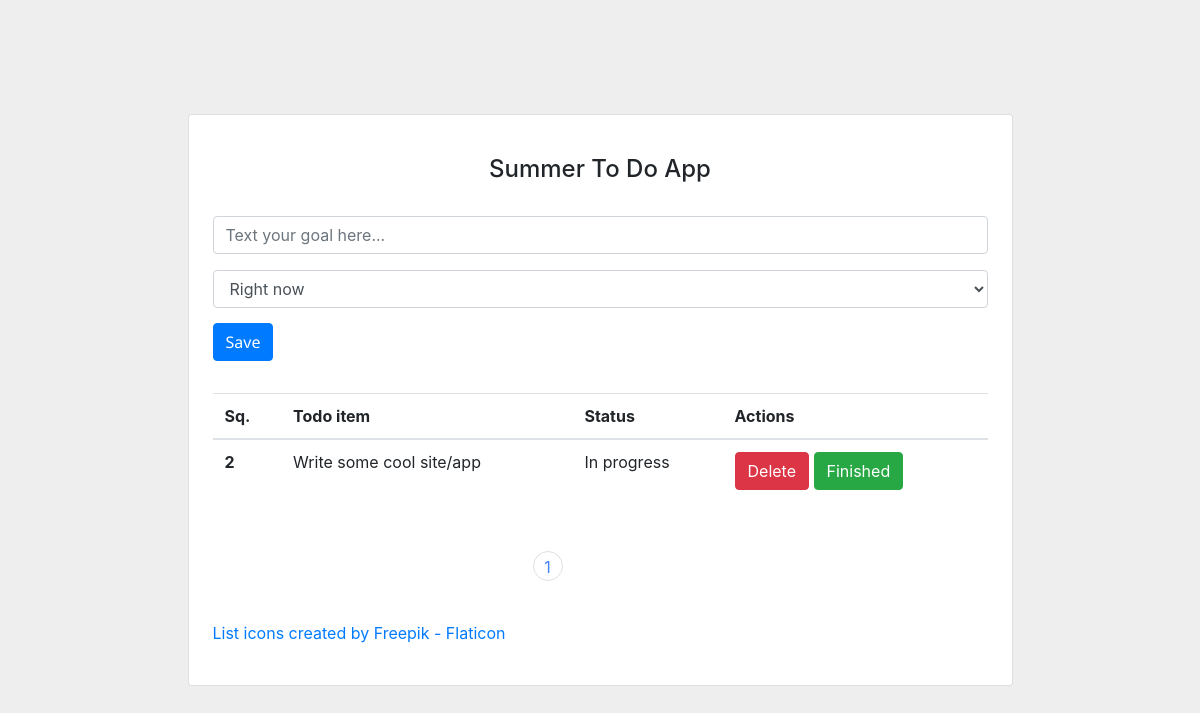
/my-goals/ (signed in), run on an earlier commit of the app's database.
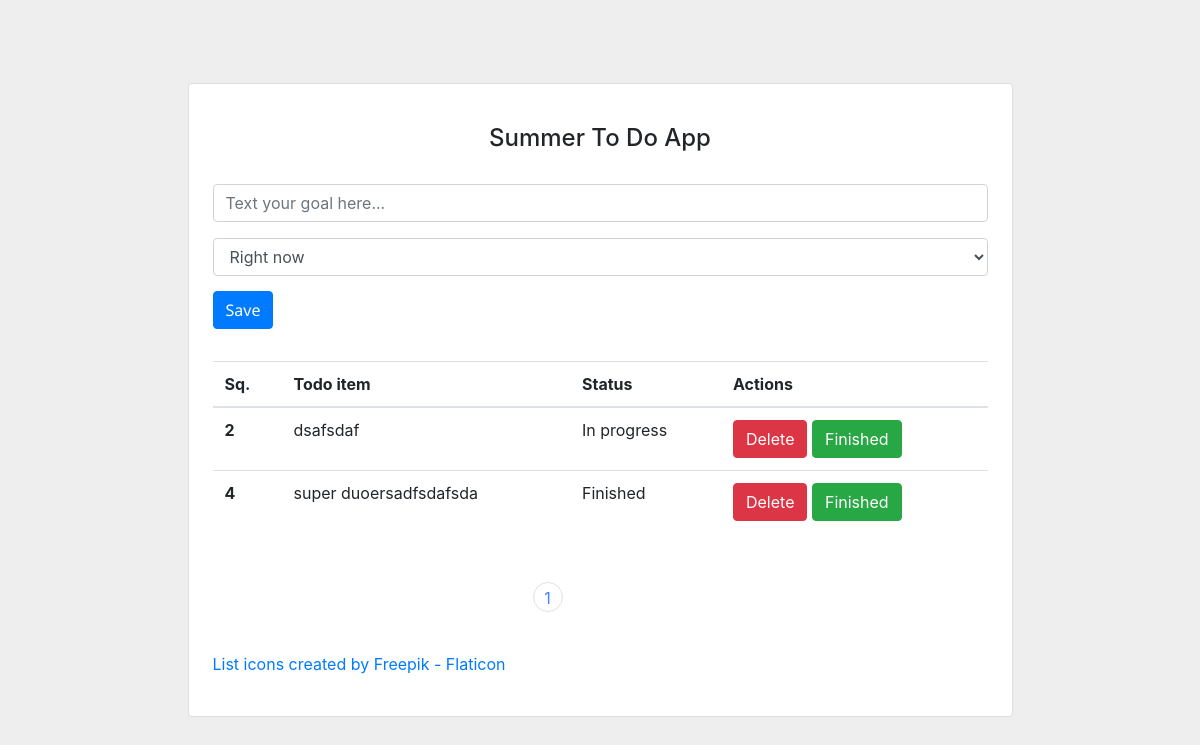
And on a later commit of the database.
### user/models.py (models this page shows, shortened)
class goal(models.Model):
    sequence_choices = [
        ('Right now', 'Right now'),
        ('1', 'First'),
        ('2', 'Second'),
        ('3', 'Third'),
        ('4', 'Fourth'),
        ('5', 'Fifth'),
        ('6', 'Sixth'),
        ('7', 'Seventh'),
        ('8', 'Eighth'),
        ('9', 'Nineth'),
        ('10', 'Tenth'),
    ]
    executor = models.ForeignKey(settings.AUTH_USER_MODEL, on_delete=models.CASCADE)
    title = models.CharField(max_length=60, blank=True, null=False, help_text="Text your goal here...")
    priority = models.CharField(choices=sequence_choices, default='Right now', max_length=10)
    status = models.CharField(default="In progress", blank=False, max_length=20)

### user/views.py (the view, shortened to what this page needs)
# urls.py: path('my-goals/', MyGoalsView.as_view()),
class MyGoalsView(LoginRequiredMixin, FormView):
    model = goal
    template_name = "interface/my_goals.html"
    context_object_name = 'user'
    form_class = CreateGoalForm
    success_url = '/my-goals/'
    login_url = '/authentication/login/'
    def get_context_data(self, **kwargs):
        context = super().get_context_data(**kwargs)
        goals = goal.objects.filter(
            executor=self.request.user.id).order_by('-status')
        paginator = Paginator(goals, 5)
        page_number = self.request.GET.get('page')
        page_obj = paginator.get_page(page_number)
        page_list = []
        for i in range(page_obj.paginator.num_pages):
            i += 1
            page_list.append(i)
        context['user_goals'] = goals
        context['page_obj'] = page_obj
        context['page_list'] = page_list
        return context

### user/forms.py
class CreateGoalForm(ModelForm):
    class Meta:
        model = goal
        fields = ['title', 'priority', ]

### user/templates/interface/my_goals.html (shortened to what this page needs)
{% load static %}
<head>
</head>
<link rel="stylesheet" href="https://stackpath.bootstrapcdn.com/bootstrap/4.3.1/css/bootstrap.min.css"
>
<section class="vh-100" style="background-color: #eee;">
  <div id="cont" class="container py-5 h-100">
    <div class="row d-flex justify-content-center align-items-center h-100">
      <div class="col col-lg-7 col-xl-9">
        <div class="card rounded-3">
          <div class="card-body p-4">
            <h4 class="text-center my-3 pb-3">Summer To Do App</h4>
            <form action="" method="POST"
              class="row row-cols-lg-auto g-3 justify-content-center align-items-center mb-4 pb-2">
              <div class="col-12">
                <div class="form-outline">
                  <p> <input type="text" name="title" maxlength="60" id="id_title" placeholder="Text your goal here..."
                      class="form-control"></p>
                  <select name="priority" id="id_priority" style="margin-top:10px; margin-bottom:15px;"
                    class="form-control">
                    <option value="Right now" selected="">Right now</option>
                  </select>
                </div>
              </div>
              <div class="col-12">
                <button type="submit" class="btn btn-primary"
                  style="font-family: 'Noto Sans', sans-serif;">Save</button>
              </div>
            </form>
            <table class="table mb-4">
              <thead>
                <tr>
                  <th scope="col">Sq.</th>
                  <th scope="col">Todo item</th>
                  <th scope="col">Status</th>
                  <th scope="col">Actions</th>
                </tr>
              </thead>
              <tbody>
                {% for i in page_obj %}
                <tr>
                  <th scope="row">{{ i.priority }}</th>
                  <td>{{ i.title }}</td>
                  <td>{{ i.status }}</td>
                  <td>
                    <a href="{% url 'goal-delete' pk=i.pk %}"><button type="submit" class="btn btn-danger" name="delete"
                        value="">Delete</button></a>
                    <a href="{% url 'goal-finish' pk=i.pk %}"><button type="submit" class="btn btn-success ms-1"
                        name="done">Finished</button></a>
                  </td>
                </tr>
                {% endfor %}
              </tbody>
            </table>
            <div class="pagination_rounded">
              <ul>
                {% for i in page_list %}
                <li>
                  <a href="?page={{i}}">{{ i }}</a>
                </li>
                {% endfor %}
              </ul>
            </div>
            <p><a class="text-center my-3 pb-3" href="https://www.flaticon.com/free-icons/list" title="list icons">List
                icons created by Freepik - Flaticon</a></p>
          </div>
        </div>
      </div>
    </div>
  </div>
</section>

What changed in the data, as far as the page shows it:
removed goal: priority "2", title "Write some cool site/app", status "In progress"
added goal: priority "2", title "dsafsdaf", status "In progress"
added goal: priority "4", title "super duoersadfsdafsda", status "Finished"
